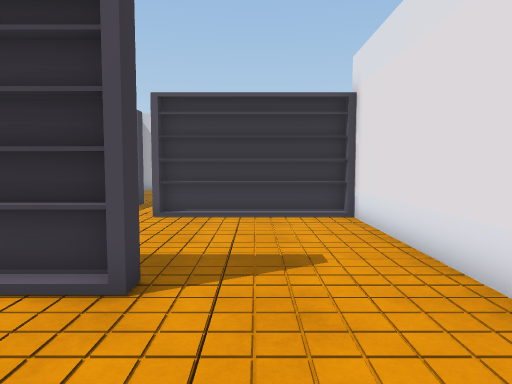
view 1 (above)

18 first-person views from a walk through a 3-D level made in the Unity game engine. The camera is 1.5 m above the floor, tilts 4° down and sees 70° across. The floor is counted in squares, 1 m on a side. Each view is taken from the middle of a square. On the plan, view 1 faces up. The plan holds only what a view shows up to about 16 squares ahead; the rest is blank. The place goes on beyond the plan. The player character is not drawn. Some animated figures are left out.

view 2
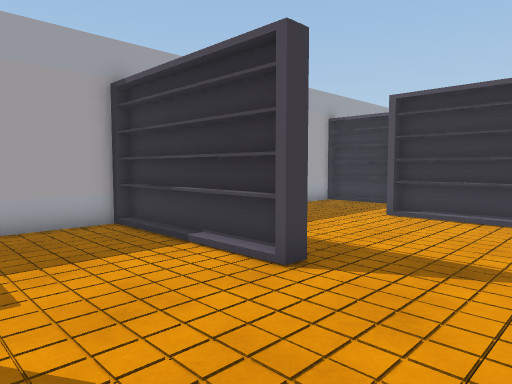

view 3
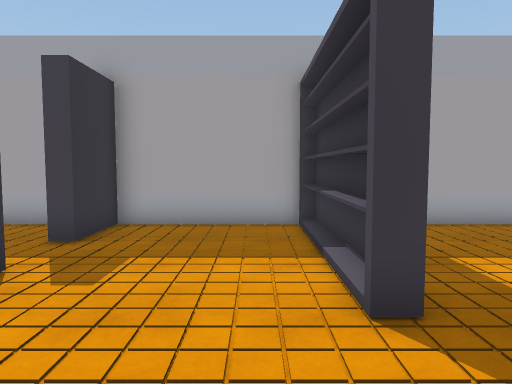

view 4
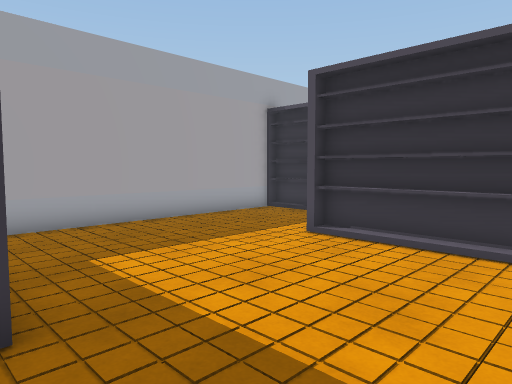

view 5
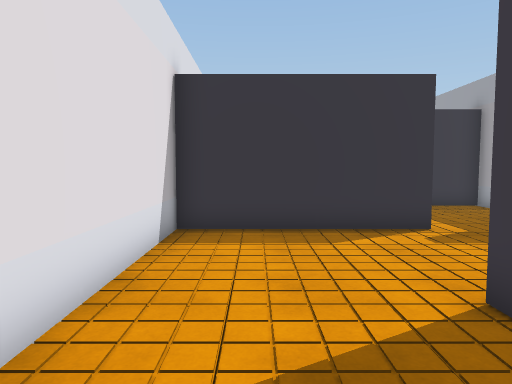

view 6
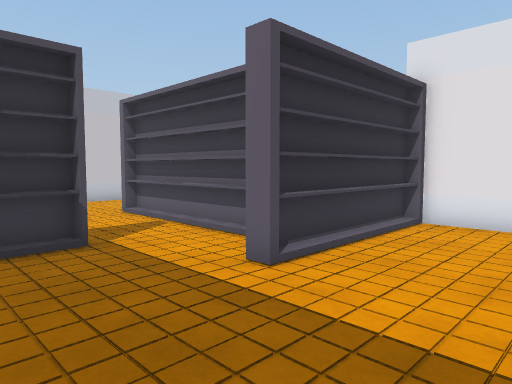

view 7
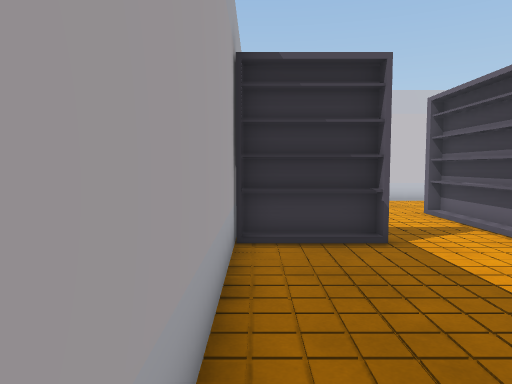

view 8
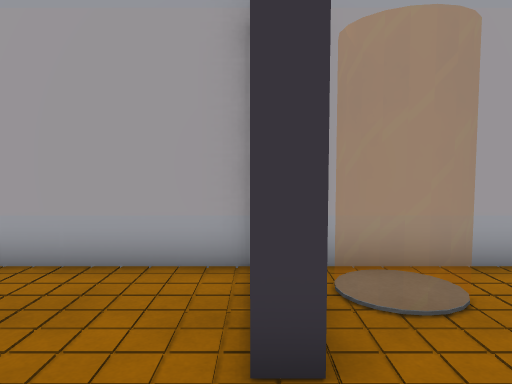

view 9
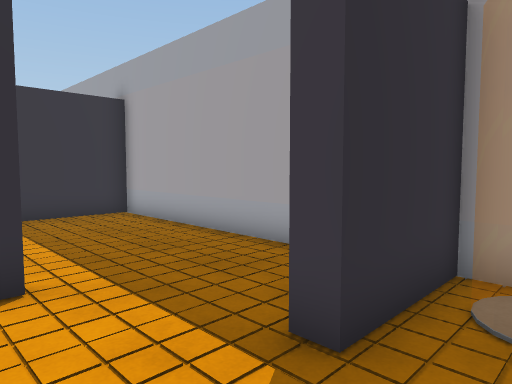

view 10
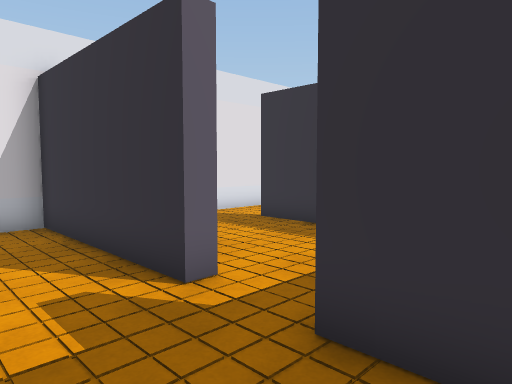

view 11
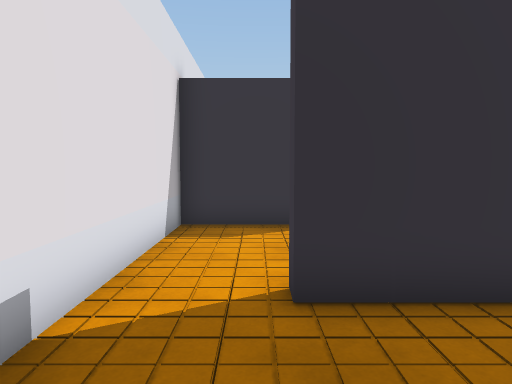

view 12
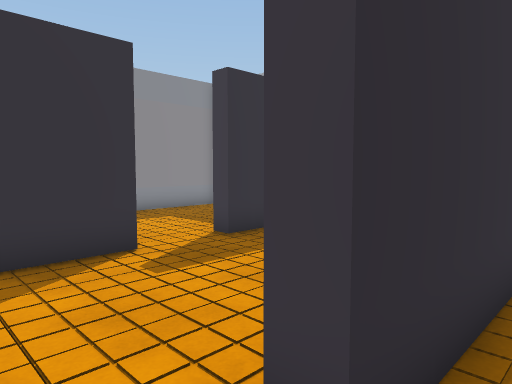

view 13
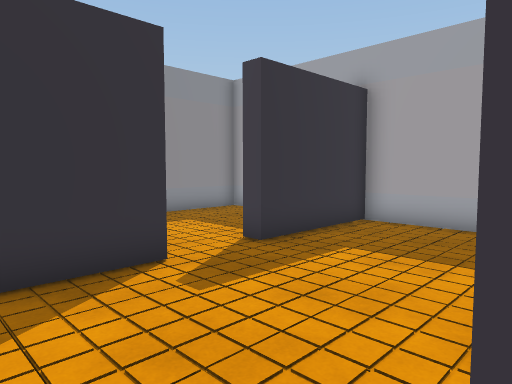

view 14
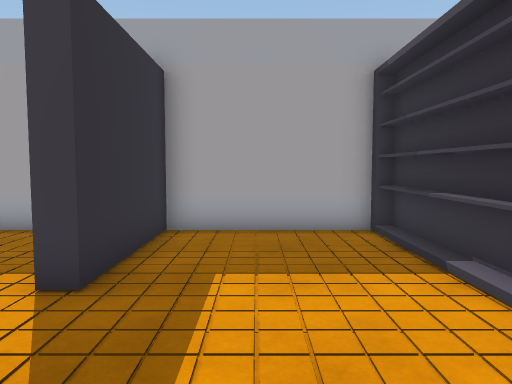

view 15
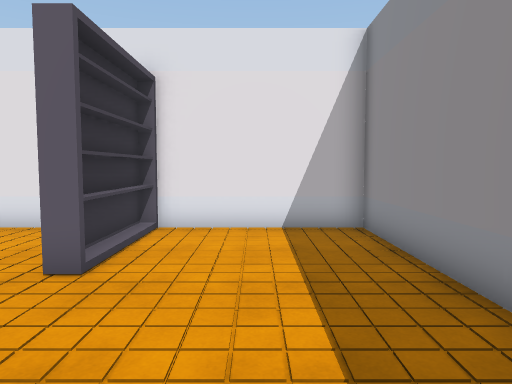

view 16
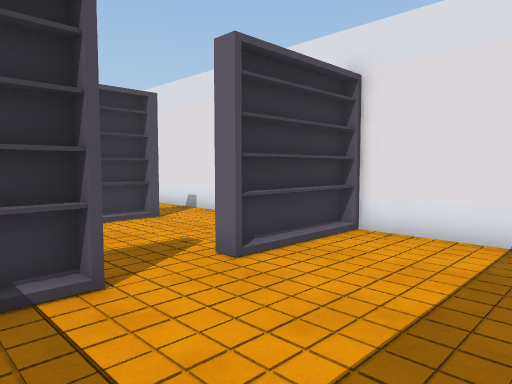

view 17
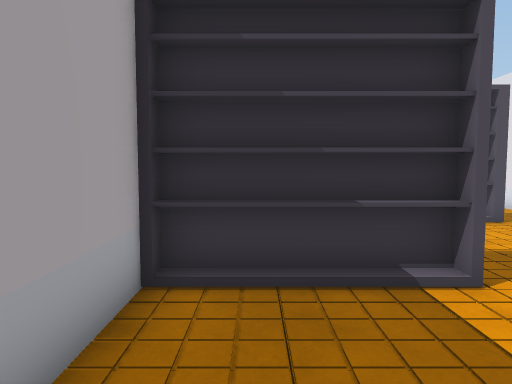

view 18
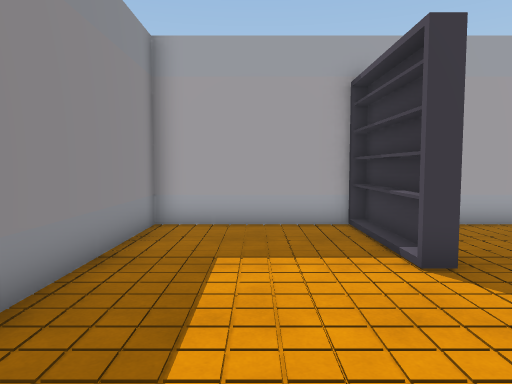

### Floor plan
Points are (right, up) in squares from view 1. A wall is a line through its corners. A room is listed if a view was taken in it or the views show most of it. See-through windows are left out.
Room 1 (views 1, 2, 3, 4, 5, 6, 7, 8, 9, 10, 11, 12, 13)
walls: (-1.6, 12.6) (-1.6, 18.6); (-1.2, 13) (-1.2, 18.3); (2.9, -0.8) (2.9, 10.8); (-7.4, -2.4) (-7.4, -5.8) (-5.6, -5.8); (-7.4, 17.9) (-7.4, -0.6); (-2.9, -5.8) (0.6, -5.8) (0.6, -6.3); (2.9, -6.4) (2.9, -2.4)
ways out: opening at (1.5, -6) to room 2
objects: shelf (-7, -1) to (-5, -1); shelf (-7, 4) to (-2, 4); shelf (-7, 14) to (-5, 14); other object (-7, 15) to (-6, 16); shelf (-3, -1) to (2, -1); shelf (-3, 11) to (2, 11)
Room 2 (views 14, 15, 16, 17, 18)
walls: (-2.8, -6.3) (-7.4, -6.3) (-7.4, -16.6) (2.9, -16.6) (2.9, -6.4); (-3.2, -5.9) (-7.1, -5.9); (0.6, -6.3) (-1.1, -6.3); (0.3, -5.9) (-1, -5.9)
ways out: opening at (1.5, -6) to room 1
objects: shelf (-7, -11) to (-3, -11); shelf (-1, -11) to (2, -11)

Positions as (right, up) in squares from view 1, and headings:
1: (0, 0), facing up
2: (2, 0), facing up-left
3: (2, 3), facing left
4: (2, 4), facing up-left
5: (1, 8), facing down
6: (-7, 7), facing up-right
7: (-7, 7), facing up
8: (-2, 14), facing left
9: (-2, 16), facing down-left
10: (-7, 2), facing down-right
11: (1, -2), facing down
12: (2, -5), facing down-left
13: (2, -6), facing down-left
14: (1, -9), facing left
15: (-6, -14), facing right
16: (-5, -16), facing up-right
17: (-6, -16), facing up
18: (2, -14), facing left
